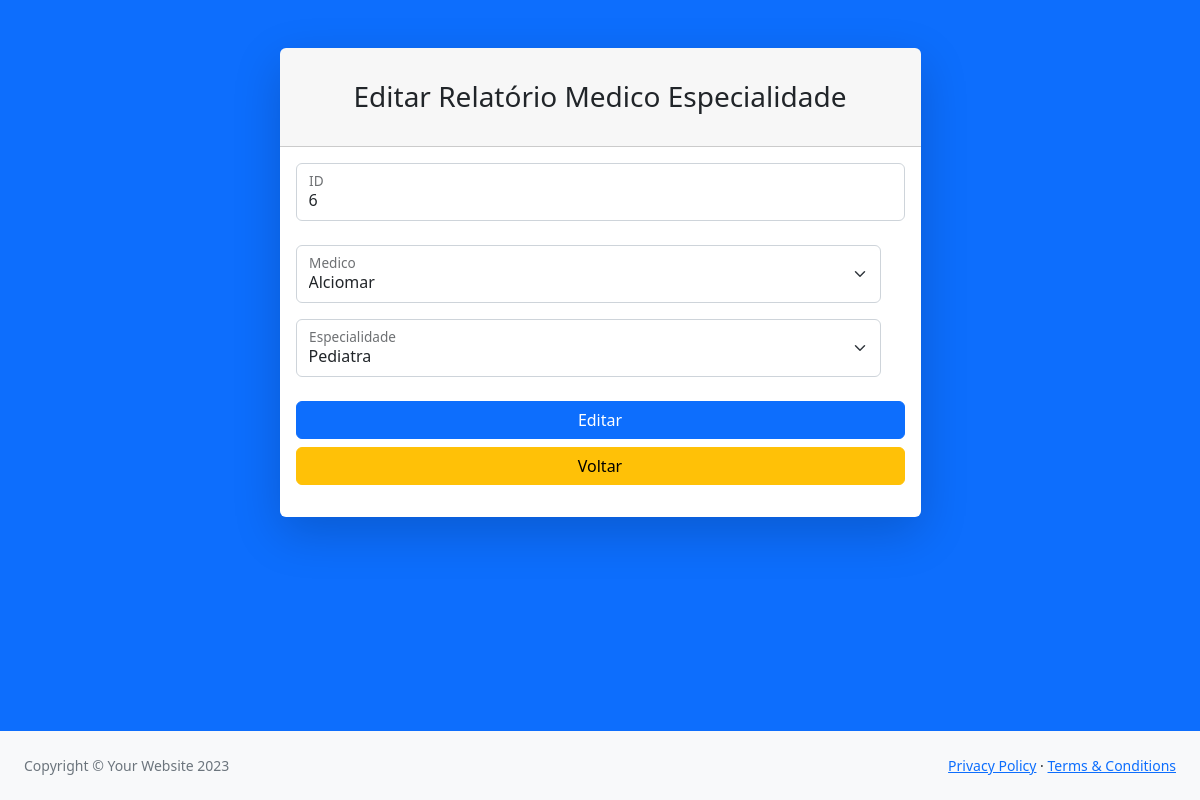
The page /front/form/editMedicoEspecialidade.php?id=6 (signed in) on the database its author committed.
### tables this page shows
CREATE TABLE `medicoespecialidade` (
  `id` int(11) NOT NULL,
  `id_medico` int(11) NOT NULL,
  `id_especialidade` int(11) NOT NULL
);

CREATE TABLE `medico` (
  `idMedico` int(11) NOT NULL,
  `nomeMedico` varchar(50) NOT NULL,
  `crmMedico` varchar(50) NOT NULL,
  `idadeMedico` int(11) NOT NULL,
  `email` varchar(50) NOT NULL
);

CREATE TABLE `especialidade` (
  `idEspecialidade` int(11) NOT NULL,
  `descricaoEspecialidade` varchar(50) NOT NULL
);

### front/form/editMedicoEspecialidade.php (the view, shortened to what this page needs)
<?php
require("../../backand/conexao.php");
$username = $_SESSION["username"];
     $query = "SELECT * FROM usuario WHERE username = '$username'";
              $busca = mysqli_query($conn, $query);
              while ($dados = mysqli_fetch_array($busca)) {
                $id = $dados['idUser'];
                $nome = $dados['nomeUser'];
              }
?>
<!DOCTYPE html>
<html lang="en">
    <head>
        <link href="../css/styles.css" rel="stylesheet" />
    </head>
    <body class="bg-primary">
        <div id="layoutAuthentication">
            <div id="layoutAuthentication_content">
                <main>
                    <div class="container">
                        <div class="row justify-content-center">
                            <div class="col-lg-7">
                                <div class="card shadow-lg border-0 rounded-lg mt-5">
                                    <div class="card-header"><h3 class="text-center font-weight-light my-4">Editar Relatório Medico Especialidade</h3></div>
                                    <div class="card-body">
                                        <form method="post" action="../../backand/editMedicoespecialidade.php">
                                        <div class="row mb-3">
                                            <div class="col-md-12">
                                            <?php
                                    include("../../backand/conexao.php");
                                    if (isset($_GET['id'])) {
                                        $id = mysqli_real_escape_string($conn, $_GET['id']);
                                        $query = "SELECT id,
                                        id_medico,id_especialidade,
                                        nomeMedico,
                                        descricaoEspecialidade AS Especialidade
                                        FROM medicoespecialidade
                                        INNER JOIN Medico ON id_medico = idMedico
                                        INNER JOIN Especialidade ON id_especialidade = idEspecialidade WHERE id = $id" ;
                                        $busca = mysqli_query($conn, $query);
                                        if (mysqli_num_rows($busca) > 0) {
                                            $dados = mysqli_fetch_array($busca);
                                        } else {
                                            echo "MedicoEspecialidade não encontrada.";
                                            exit;
                                        }
                                    } else {
                                        echo "id não informado.";
                                        exit;
                                    }
                                    ?>
                                                <div class="form-floating mb-3 mb-md-0">
                                                    <input class="form-control" id="inputFirstName" type="text" name="id" value="<?php echo htmlspecialchars($dados['id']) ?>"/>
                                                    <label for="inputFirstName">ID</label>
                                                </div>
                                                <br>
                                </div>
                                            <div class="row mb-3">
                                                <div class="col-md-12">
                                                    <div class="form-floating mb-3 mb-md-0">
                                                    <?php
                                    include("../../backand/conexao.php");
                                    if (isset($_GET['id'])) {
                                        $id = mysqli_real_escape_string($conn, $_GET['id']);
                                        $query = "SELECT id,id_medico,id_especialidade,
                                        nomeMedico,
                                        descricaoEspecialidade AS Especialidade
                                        FROM medicoespecialidade
                                        INNER JOIN Medico ON id_medico = idMedico
                                        INNER JOIN Especialidade ON id_especialidade = idEspecialidade WHERE id = $id";
                                        $busca = mysqli_query($conn, $query);
                                        if (mysqli_num_rows($busca) > 0) {
                                            $dados = mysqli_fetch_array($busca);
                                        } else {
                                            echo "MedicoEspecialidade não encontrada.";
                                            exit;
                                        }
                                    } else {
                                        echo "id não informado.";
                                        exit;
                                    }
                                    ?>
                                                        <select class="form-select" id="floatingSelect" name="medico" aria-label="Floating label select example">
                                                        <option value="<?php echo $dados['id_medico'];?>"><?php echo $dados['nomeMedico']; ?></option>
                                                            <?php
                                                            require('../../backand/conexao.php');
                                                            $query = "SELECT * FROM Medico";
                                                            $busca = mysqli_query($conn, $query);
                                                            while ($dados = mysqli_fetch_array($busca)) {
                                                            $id = $dados['idMedico'];
                                                            ?>
                                                        <option value="<?php echo $dados['idMedico'];?>"><?php echo $dados['nomeMedico']; ?></option>
                                                        <?php } ?>
                                                        </select>
                                                        <label for="inputLastName">Medico</label>
                                                    </div>
                                                </div>
                                            </div>
                                            <div class="row mb-3">
                                                <div class="col-md-12">
                                                    <div class="form-floating">
                                                    <?php
                                    include("../../backand/conexao.php");
                                    if (isset($_GET['id'])) {
                                        $id = mysqli_real_escape_string($conn, $_GET['id']);
                                        $query = "SELECT id,id_medico,id_especialidade,
                                        nomeMedico AS Medico,
                                        descricaoEspecialidade
                                        FROM medicoespecialidade
                                        INNER JOIN Medico ON id_medico = idMedico
                                        INNER JOIN Especialidade ON id_especialidade = idEspecialidade WHERE id = $id";
                                        $busca = mysqli_query($conn, $query);
                                        if (mysqli_num_rows($busca) > 0) {
                                            $dados = mysqli_fetch_array($busca);
                                        } else {
                                            echo "MedicoEspecialidade não encontrada.";
                                            exit;
                                        }
                                    } else {
                                        echo "id não informado.";
                                        exit;
                                    }
                                    ?>
                                                        <select class="form-select" id="floatingSelect" name="especialidade" aria-label="Floating label select example">
                                                        <option value="<?php echo $dados['id_especialidade'];?>"><?php echo $dados['descricaoEspecialidade']; ?></option>
                                                        </select>
                                                        <label for="inputLastName">Especialidade</label>
                                                    </div>
                                                </div>
                                            </div>
                                            <div class="mt-2 mb-0">
                                                <div class="d-grid"><button class="btn btn-primary btn-block" type="submit">Editar</button></div>
                                            </div>
                                            <div class="mt-2 mb-0">
                                                <div class="d-grid"><a class="btn btn-warning btn-block" href="../Tabelas/medicoespecialidade.php">Voltar</a></div>
                                            </div>
                                        </form>
                                    </div>
                                </div>
                            </div>
                        </div>
                    </div>
                </main>
            </div>
            <div id="layoutAuthentication_footer">
                <footer class="py-4 bg-light mt-auto">
                    <div class="container-fluid px-4">
                        <div class="d-flex align-items-center justify-content-between small">
                            <div class="text-muted">Copyright &copy; Your Website 2023</div>
                            <div>
                                <a href="#">Privacy Policy</a>
                                &middot;
                                <a href="#">Terms &amp; Conditions</a>
                            </div>
                        </div>
                    </div>
                </footer>
            </div>
        </div>
    </body>
</html>

### rows shown on the page
medicoespecialidade: id "6", medico "Alciomar", especialidade "Pediatra"
